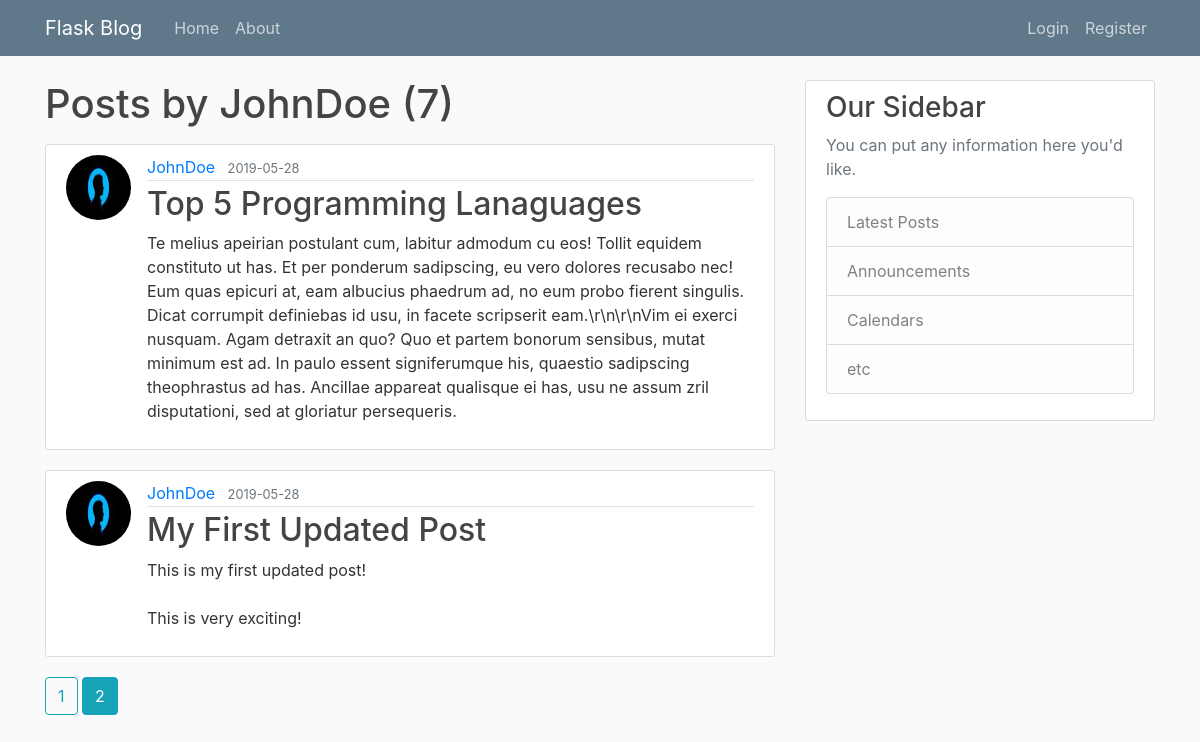
The page /user/JohnDoe?page=2 on the database its author committed.
### flaskblog/models.py (models this page shows, shortened)
class User(db.Model, UserMixin):
    id = db.Column(db.Integer, primary_key=True)
    username = db.Column(db.String(20), unique=True, nullable=False)
    email = db.Column(db.String(120), unique=True, nullable=False)
    image_file = db.Column(db.String(20), nullable=False,
                           default='default.jpg')
    password = db.Column(db.String(60), nullable=False)
    posts = db.relationship('Post', backref='author', lazy=True)

class Post(db.Model):
    id = db.Column(db.Integer, primary_key=True)
    title = db.Column(db.String(100), nullable=False)
    date_posted = db.Column(db.DateTime, nullable=False,
                            default=datetime.utcnow)
    content = db.Column(db.Text, nullable=False)
    user_id = db.Column(db.Integer, db.ForeignKey('user.id'), nullable=False)

### flaskblog/routes.py (the view)
@app.route("/user/<string:username>")
def user_posts(username):
    page = request.args.get('page', 1, type=int)
    user = User.query.filter_by(username=username).first_or_404()
    posts = Post.query.filter_by(author=user)\
        .order_by(Post.date_posted.desc()) \
        .paginate(page=page, per_page=5)
    return render_template('user_posts.html', posts=posts, user=user)

### flaskblog/templates/user_posts.html
{% extends "layout.html" %} {% block content %}
<h1 class="mb-3">Posts by {{ user.username }} ({{ posts.total }})</h1>
{% for post in posts.items %}
<article class="media content-section">
  <img
    class="rounded-circle article-img"
    src="{{ url_for('static', filename='profile_pics/' + post.author.image_file) }}"
  />
  <div class="media-body">
    <div class="article-metadata">
      <a
        class="mr-2"
        href="{{ url_for('user_posts', username=post.author.username) }}"
        >{{ post.author.username }}</a
      >
      <small class="text-muted">{{
        post.date_posted.strftime("%Y-%m-%d")
      }}</small>
    </div>
    <h2>
      <a class="article-title" href="{{ url_for('post', post_id=post.id)}}">{{
        post.title
      }}</a>
    </h2>
    <p class="article-content">{{ post.content }}</p>
  </div>
</article>
{% endfor %} {% for page_num in posts.iter_pages(left_edge=1, right_edge=1,
left_current=1, right_current=2) %} {% if page_num %} {% if posts.page ==
page_num %}
<a
  class="btn btn-info mb-4"
  href="{{ url_for('user_posts', username=user.username, page=page_num) }}"
  >{{ page_num }}</a
>
{% else %}
<a
  class="btn btn-outline-info mb-4"
  href="{{ url_for('user_posts', username=user.username, page=page_num) }}"
  >{{ page_num }}</a
>
{% endif %} {% else %} ... {% endif %} {% endfor %} {% endblock content %}

### flaskblog/static/main.css (style rules this page uses)
body { background: #fafafa; color: #333333; margin-top: 5rem; }
h1, h2, h3, h4, h5, h6 { color: #444444; }
.content-section { background: #ffffff; padding: 10px 20px; border: 1px solid #dddddd; border-radius: 3px; margin-bottom: 20px; }
.article-title { color: #444444; }
.article-content { white-space: pre-line; }
.article-img { height: 65px; width: 65px; margin-right: 16px; }
.article-metadata { padding-bottom: 1px; margin-bottom: 4px; border-bottom: 1px solid #e3e3e3; }

### rows shown on the page
User: username "JohnDoe"
Post: image_file (picture), author.username "JohnDoe", date_posted "2019-05-28", title "Top 5 Programming Lanaguages", content "Te melius apeirian postulant cum, labitur admodum cu eos! Tollit equidem constituto ut has. Et per ponderum sadipscing, eu vero dolores recusabo nec! Eum quas epicuri at, eam albucius phaedrum ad, no eum probo fierent singulis. Dicat corrumpit definiebas id usu, in facete scripserit eam.\\r\\n\\r\\nVim ei exerci nusquam. Agam detraxit an quo? Quo et partem bonorum sensibus, mutat minimum est ad. In paulo essent signiferumque his, quaestio sadipscing theophrastus ad has. Ancillae appareat qualisque ei has, usu ne assum zril disputationi, sed at gloriatur persequeris."
Post: image_file (picture), author.username "JohnDoe", date_posted "2019-05-28", title "My First Updated Post", content "This is my first updated post! This is very exciting!"

### other values the page prints
{{ posts.total }} "7"
{{ page_num }} "1"
{{ page_num }} "2"
